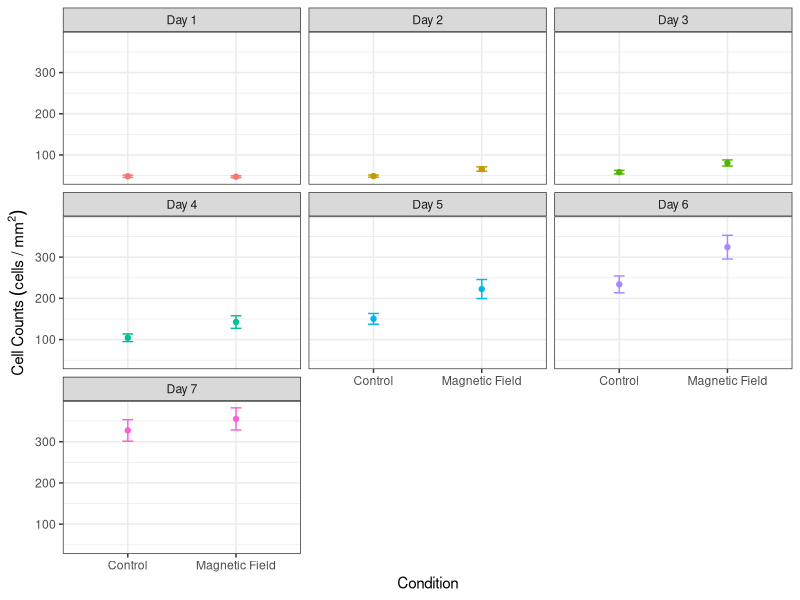
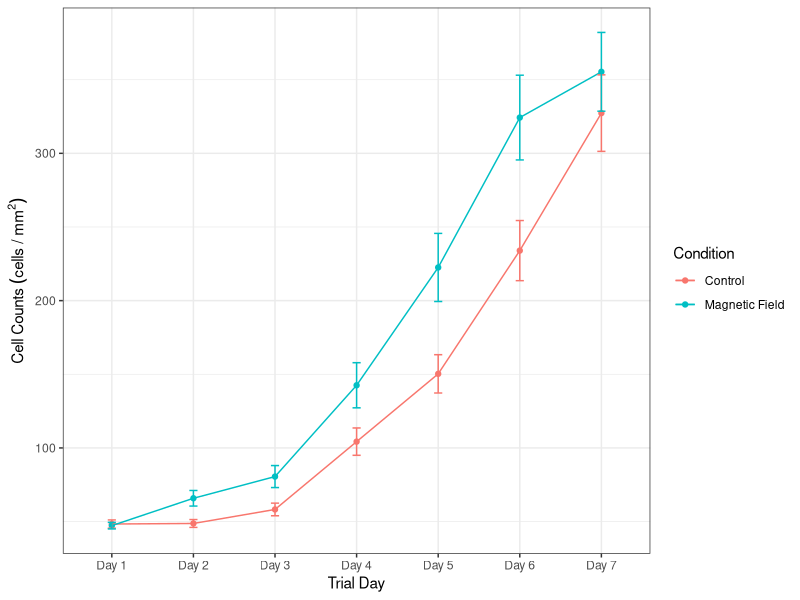
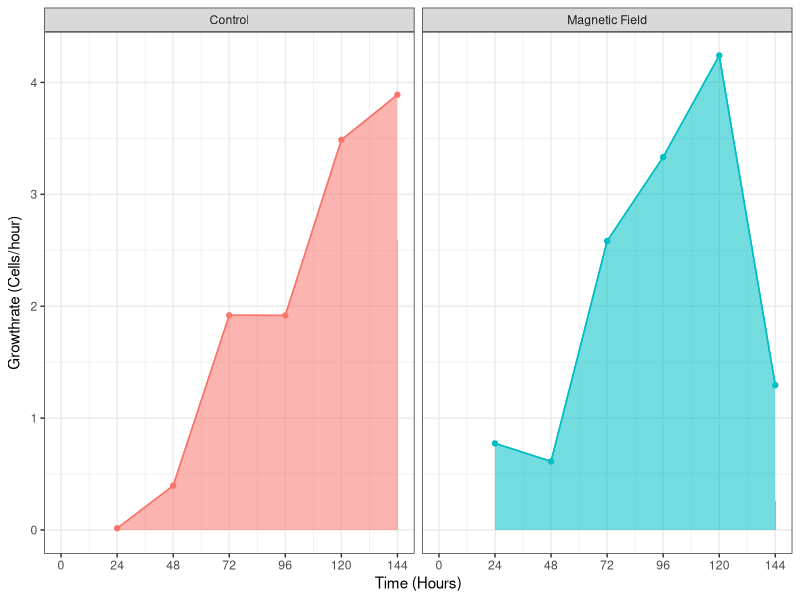
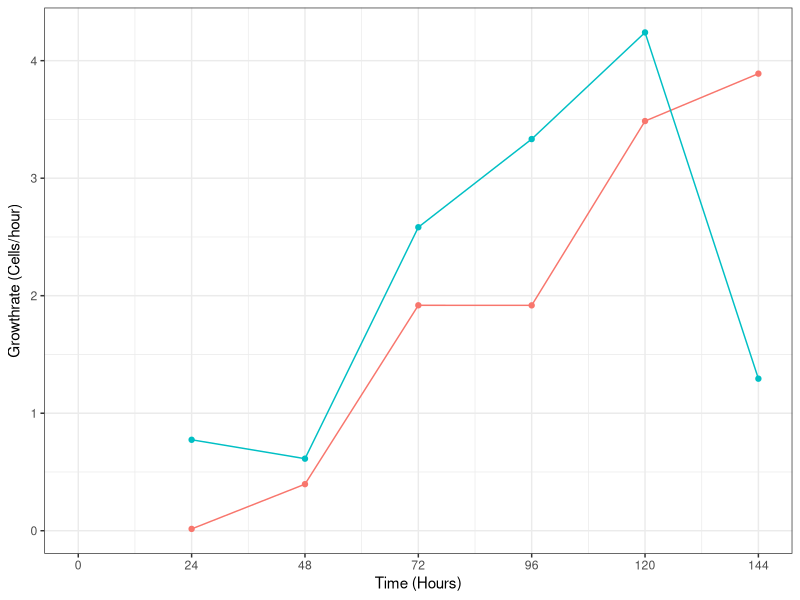

Generate these figures, in order, with R:
## ---- chunk 1
# clear the environment
rm(list = ls())

# import the libraries that we will use
library(ggplot2)
library(dplyr)
library(here)
library(ggfortify)
library(readr)
## ---- chunk 2
counts <- read_csv(here("Data", "CMF_HT22_Cummulative_analysis.csv"))

# take a look at the structure of the data
glimpse(counts)

# recode the counts to be before and after exposure
counts$Condition <- recode(counts$Condition, "B-Field" = 'Magnetic Field')

## ---- chunk 3
# find the means of the cell counts and put them in a new table
mean_counts <- counts %>% 
  filter(!is.na(Date), !is.na(Trial_Day), !is.na(Cell_Count), Condition == "Control" | Condition == "Magnetic Field") %>%
    group_by(Condition,Trial_Day) %>% summarise(
      meancounts = mean(Cell_Count),
      secounts = sd(Cell_Count)/sqrt(sum(!is.na(Cell_Count)))
  
       )
## ---- chunk 4
# create scatterplot with error bars
ggplot(mean_counts, aes(Condition, meancounts, color = Trial_Day))+
     geom_point()+
     geom_line()+
     geom_errorbar(aes(ymin = meancounts - secounts,
                       ymax = meancounts + secounts), width = 0.1)+
    theme_bw()+
    facet_wrap(~Trial_Day)+
    theme(legend.position="none")+
    xlab("Condition")+
    ylab(expression(Cell~Counts~(cells~"/"~mm^2)))
         
## ---- chunk 5
library(scales)
# create scatter plot with error bars
ggplot(mean_counts, aes(Trial_Day, meancounts, color = Condition, group = Condition))+
     geom_point()+
     geom_line()+
     scale_color_manual(values=c('#F8766D','#00BFC4', "dodgerblue"))+
     geom_errorbar(aes(ymin = meancounts - secounts,
                       ymax = meancounts + secounts), width = 0.1)+
    theme_bw()+
    #theme(legend.position="none")+
    xlab("Trial Day")+
    ylab(expression(Cell~Counts~(cells~"/"~mm^2)))
## ---- chunk 6
# calculate the growth rates using a for loop and store the results of the data in   a new dataframe

#define the starting value of x (where we want the loop to start iterating through   our previous data set)
  x <- 1

# make an empty data frame
d <- data.frame()

# Write for loop to go through and create a new data set with the growth rates
  for(i in mean_counts$meancounts) {
    y = mean_counts$meancounts[x + 1]
    
    z = (y-mean_counts$meancounts[x])/24
    
    #print(z)
    
    x = x+1
    
    d = rbind(d, z)
  }

dput(d)
## ---- chunk 7
# add in the hours and slope variables to look at how the growth rate changes over time
mean_counts["Hours"] <-c(0,24,48,72,96, 120, 144, 0,24,48,72,96, 120, 144)
mean_counts["Slope"] <- c(NA, 0.015625, 0.396412037037037, 1.91840277777778, 
1.91782407407407, 3.48611111111111, 3.88946759259259, NA, 
0.774028784219002, 0.613309178743962, 2.58256944444444, 3.33275462962963, 
4.24016203703704, 1.29398148148148)

## ---- chunk 8
# create scatter plot that shows the slopes of each of the conditions
ggplot(mean_counts, aes(Hours, Slope, color = Condition, group = Condition))+
     geom_point()+
     geom_line()+
     scale_color_manual(values=c('#F8766D','#00BFC4'))+
     #geom_errorbar(aes(ymin = standardcounts - secounts,
                       #ymax = standardcounts + secounts), width = 0.1)+
    geom_area(aes(fill = Condition, alpha = 0.2))+
    
    theme_bw()+
    scale_x_continuous(breaks=seq(0,144,by=24))+
    theme(legend.position="none")+
    xlab("Time (Hours)")+
    ylab(expression("Growthrate (Cells/hour)")) +
  facet_grid(~Condition)
## ---- chunk 9
# create scatter plot that shows the slopes of each of the conditions
ggplot(mean_counts, aes(Hours, Slope, color = Condition, group = Condition))+
     geom_point()+
     geom_line()+
     scale_color_manual(values=c('#F8766D','#00BFC4'))+

    #geom_area(aes(fill = Condition, group = Condition), alpha = 0.2)+
    
    theme_bw()+
    scale_x_continuous(breaks=seq(0,144,by=24))+
    theme(legend.position="none")+
    xlab("Time (Hours)")+
    ylab(expression("Growthrate (Cells/hour)")) 
  
